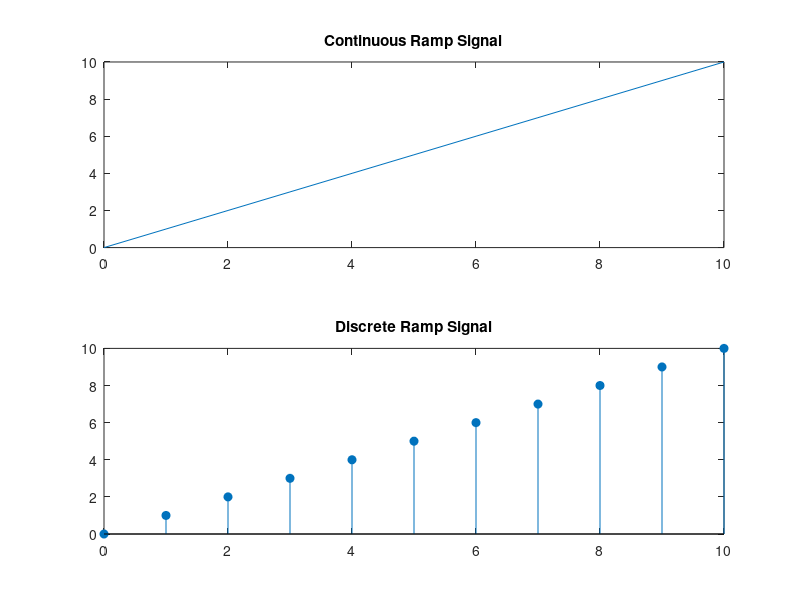

Reproduce this figure in MATLAB.
x = linspace(0,10,11);
subplot(2,1,1)
plot(x,x);
title('Continuous Ramp Signal');
subplot(2,1,2)
stem(x,x,'filled');
title('Discrete Ramp Signal');